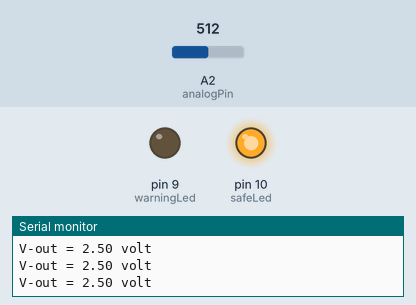
A sketch run on a simulated Arduino Uno, built with avr-gcc and run on an emulated ATmega328P. Shown: output pins drawn as LEDs (lit = HIGH), the last lines printed to the serial monitor. Dashed ring = blinking. The inputs (shaded band) are chosen by the test bench; at power-on: A2 (analogPin) = 512.

Above: at 1.2 s.
1.3 s: A2 (analogPin) set to 825
2.8 s: A2 (analogPin) set to 854
At 3.5 s:
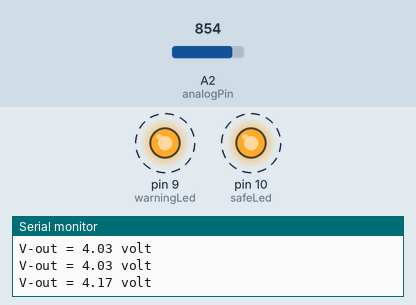
5.8 s: A2 (analogPin) set to 716
At 7.0 s:
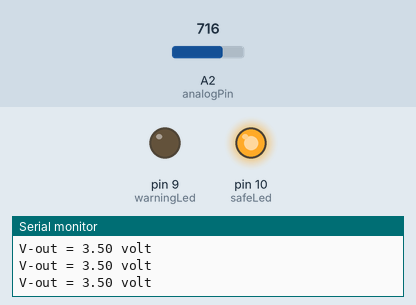
7.3 s: A2 (analogPin) set to 900
At 7.51 s:
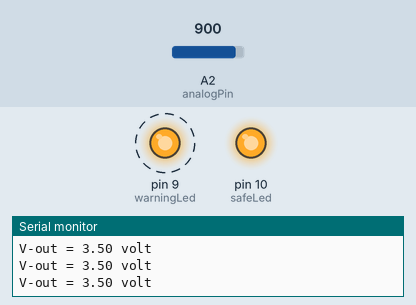
Timing chart, 0 to 11.3 s (numbered marks = the images above; inputs shaded):
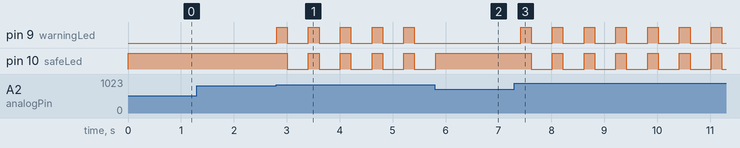

The sketch:

Conditionals_If_else_statements.ino
```cpp
int analogPin = A2;
int warningLed = 9;
int safeLed = 10;
float readVal;
float varVoltageOut;
int waitTime = 200;


void setup() {
  // put your setup code here, to run once:
  pinMode(analogPin, INPUT);
  pinMode(warningLed,OUTPUT);
  pinMode(safeLed,OUTPUT);
  Serial.begin(9600);

}

void loop() {
  // put your main code here, to run repeatedly:
  readVal = analogRead(analogPin);
  varVoltageOut = (5./1023.)* readVal;


  if (varVoltageOut >= 4.10) {
    digitalWrite(safeLed, HIGH);
    digitalWrite(warningLed, HIGH);
    delay(waitTime);
    digitalWrite(warningLed, LOW);
    digitalWrite(safeLed, LOW);
    delay(waitTime);

  }
  else if (varVoltageOut <= 4.00) {
    digitalWrite(safeLed, HIGH);
  }
   Serial.print("V-out = ");
  Serial.print( varVoltageOut);
  Serial.print(" volt");
  Serial.println("");
  delay(waitTime);

}
```

Measured:
- the behaviour switches between 838 and 839 on A2 (analogPin) (found by bisection; images 0 and 1)
- after the input at 2.8 s, pin 9 (warningLed): alternates HIGH for 0.20 s and LOW for 0.40 s, starting at once; pin 10 (safeLed): alternates HIGH for 0.20 s and LOW for 0.40 s, starting after 0.21 s
- after the input at 5.8 s, pin 9 (warningLed): stops changing and stays LOW; pin 10 (safeLed): goes on until 5.8 s, then stays HIGH
- after the input at 7.3 s, pin 9 (warningLed): alternates HIGH for 0.20 s and LOW for 0.40 s, starting after 0.12 s; pin 10 (safeLed): alternates HIGH for 0.20 s and LOW for 0.40 s, starting after 0.32 s
